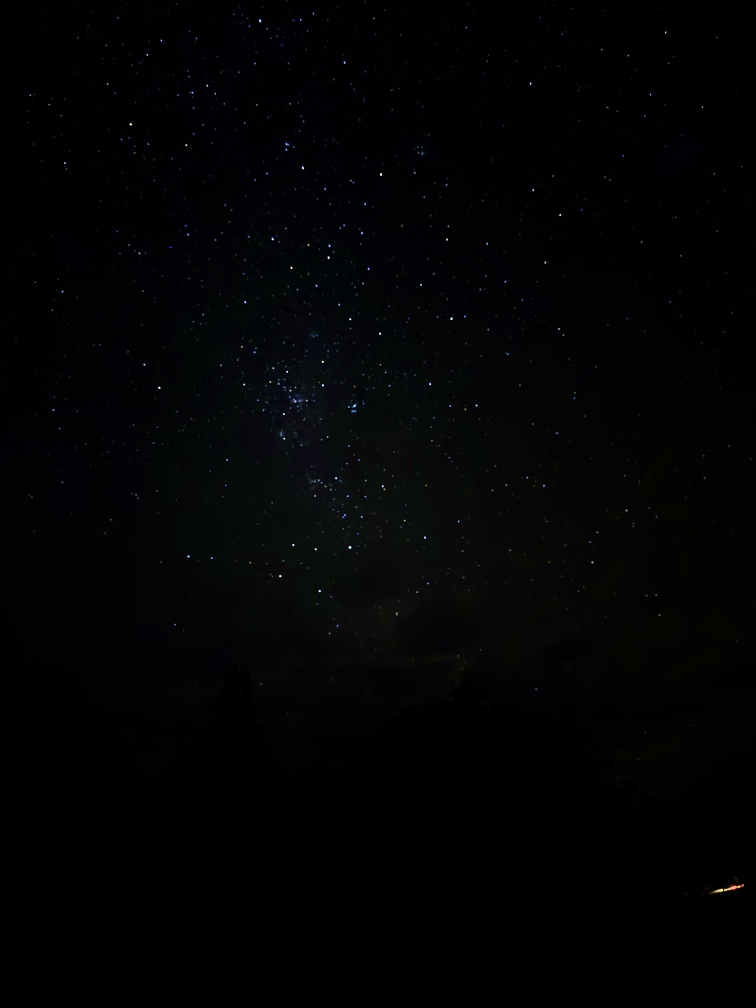
#> input picture images/IMG_0022.jpg, 3024 x 4032 px (shown at 1/4 size); its folder holds only this picture in this run
$ python main.py
#> lines starting #> are read from the running program, lines starting #| are printed output that depends on the picture; after the words box and inside, x2 and y2 are one past the last pixel; in counts of white or black regions, pixels touching at a corner belong together
### detectstar.py
import cv2
import numpy as np
from scipy.spatial import distance

from write_into_text_file import write_to_file


def detectstar(image_name,output_filepath):
        # Load the image in grayscale
#> called with image_name = 'images/IMG_0022.jpg', output_filepath = 'output_plots/IMG_0022_output.txt'
    image = cv2.imread(image_name, cv2.IMREAD_GRAYSCALE)
#> image: shape (4032, 3024); min 0, max 255, mean 2.8

    # Apply Gaussian blur to reduce noise
    blurred_image = cv2.GaussianBlur(image, (5, 5), 0)

    # Use thresholding to isolate bright spots (stars)
    _, thresholded_image = cv2.threshold(blurred_image, 50, 200, cv2.THRESH_BINARY)
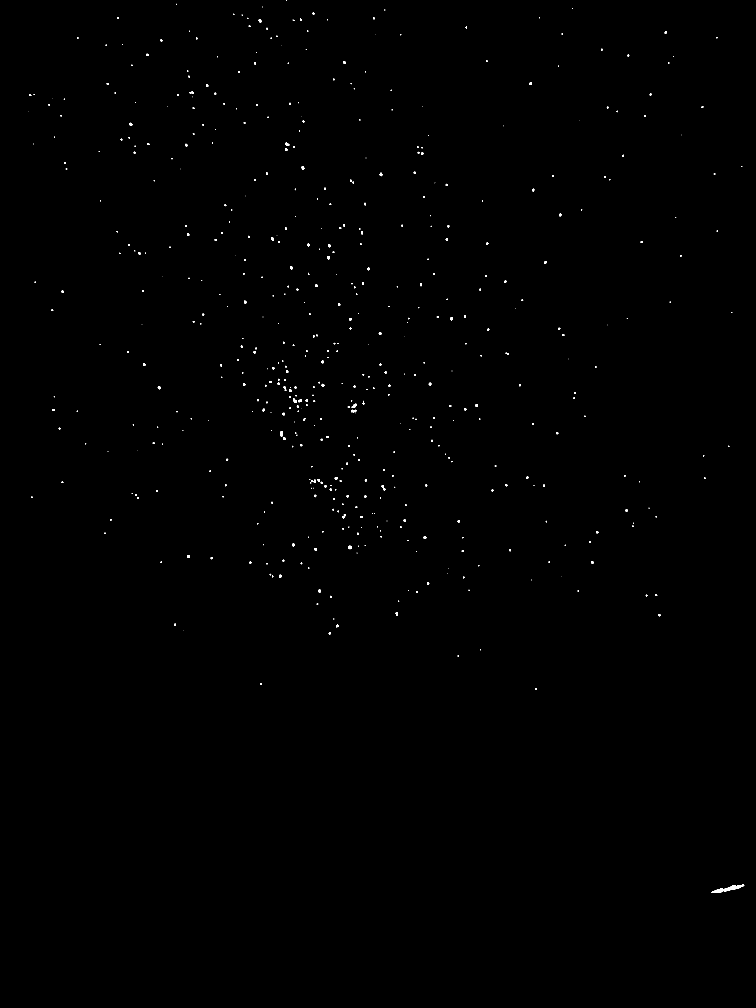
#> thresholded_image: shape (4032, 3024) (shown at 1/4 size); values 0 (black) and 200 (white), 0.16% white; 547 white regions (223 under 20 px)

    # Detect contours, which represent the stars
    contours, _ = cv2.findContours(thresholded_image, cv2.RETR_EXTERNAL, cv2.CHAIN_APPROX_SIMPLE)
#> contours = 547 contours, 282 with area under 20; largest, box (x1, y1, x2, y2) and area: (2846, 3536, 2977, 3572) 1321, (1120, 1724, 1131, 1746) 156, (1407, 1615, 1426, 1632) 146, (1172, 1594, 1187, 1611) 142, (1393, 2183, 1407, 2197) 128

    # Show the detected stars on the image
    image_with_stars = cv2.cvtColor(thresholded_image, cv2.COLOR_GRAY2RGB)
#> image_with_stars: shape (4032, 3024, 3); values 0 (black) and 200 (white), 0.16% white; 547 white regions (223 under 20 px), largest, box (x1, y1, x2, y2) and area: (2846, 3536, 2977, 3572) 1458, (1120, 1724, 1131, 1746) 182, (1407, 1615, 1426, 1632) 173

    # Initialize a list to hold centroids
    centroids = []
    for contour in contours:
        # Draw bounding rectangles around each star (as in the original code)
        x, y, w, h = cv2.boundingRect(contour)
        cv2.rectangle(image_with_stars, (x, y), (x + w, y + h), (0, 255, 0), 1)

        # Calculate the centroid of each contour
        M = cv2.moments(contour)
        if M["m00"] != 0:
            cx = int(M["m10"] / M["m00"])
            cy = int(M["m01"] / M["m00"])
            centroids.append((cx, cy))

            # Draw a small circle at the centroid position
            cv2.circle(image_with_stars, (cx, cy), 3, (0, 0, 255), -1)  # blue circle for centroids
#> this loop made 547 passes
#> (contour, x, y, w, h, cx, cy) on passes 24, 43, 52, 57: ([[2125, 2319], [2125, 2320], [2126, 2320], [2126, 2319]], 2125, 2319, 2, 2, 2125, 2319), ([[1427, 2211], [1427, 2212], [1428, 2213], [1428, 2211]], 1427, 2211, 2, 3, 1427, 2211), ([[1052, 2178], [1052, 2180], [1053, 2179], [1053, 2178]], 1052, 2178, 2, 3, 1052, 2178), ([[1233, 2147], [1233, 2149], [1234, 2149], [1234, 2147]], 1233, 2147, 2, 3, 1233, 2148)
#> (x, y, w, h, cx, cy) on passes 1 to 6: (2846, 3536, 131, 36, 2912, 3555), (2141, 2753, 7, 7, 2144, 2755), (1041, 2733, 6, 6, 1043, 2735), (1831, 2621, 5, 6, 1832, 2623), (1920, 2597, 3, 4, 1921, 2598), (1315, 2530, 8, 8, 1318, 2533)
#> after the loop, centroids = 520 pairs, first value 120 to 2966, second value 1 to 3555
           # for i in range(len(centroids) - 1):
                # Draw a line between consecutive centroids
            #    cv2.line(image_with_stars, centroids[i], centroids[i + 1], (255, 255, 0), 1)  # yellow line
    # Use scipy.spatial to connect centroids based on proximity
    if centroids:  # Ensure there are centroids to process
        centroid_array = np.array(centroids) # Convert list of centroids to a NumPy array
#> centroid_array has the same summary as centroids
        pairwise_distances = distance.cdist(centroid_array, centroid_array, metric='euclidean')
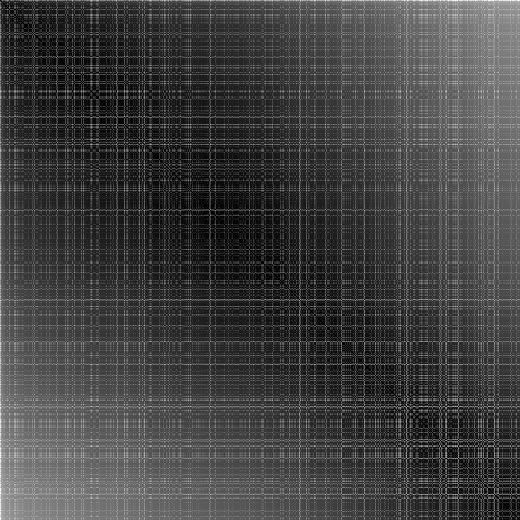
#> pairwise_distances: shape (520, 520) float64; min 0, max 4284, mean 1121.6; drawn with min black and max white

        # Iterate over each centroid
        if len(centroid_array)> 1:
            for i, centroid in enumerate(centroid_array):
                # Find the closest centroid to the current one (excluding itself)
                distances_to_other = pairwise_distances[i]
                closest_index = np.argsort(distances_to_other)[1]  # [0] is the point itself, so take [1]
                closest_centroid = tuple(centroid_array[closest_index])

                # Draw a line between the current centroid and its closest centroid
                cv2.line(image_with_stars, tuple(centroid), closest_centroid, (255, 255, 0), 1)  # Yellow line
#> this loop made 520 passes
#> (centroid, closest_index, closest_centroid) on passes 1 to 3: ([2912, 3555], 1, (2144, 2755)), ([2144, 2755], 4, (1921, 2598)), ([1043, 2735], 5, (1318, 2533))
        else:
            write_to_file(output_filepath, "Only one star detected; no neighbors to connect.")
            # Optionally, draw something unique for the single centroid:
            cv2.circle(image_with_stars, tuple(centroid_array[0]), 5, (0, 255, 255), -1)  # Cyan circle

    # Print the pixel coordinates (centroids) of the detected stars
    if centroids:
        for i, (cx, cy) in enumerate(centroids):
            write_to_file(output_filepath,f"Star {i+1}: x = {cx}, y = {cy}")
#> this loop made 520 passes
#> (cx, cy) on passes 1 to 3: (2912, 3555), (2144, 2755), (1043, 2735)
            #output_file.write(f"Star {i+1}: x = {cx}, y = {cy}")
        # Display the result

        return centroids,image_with_stars,image,blurred_image,thresholded_image

    else:
        write_to_file(output_filepath, "No stars detected in this image.")
        return [],image_with_stars,image,blurred_image,thresholded_image

### plot_results.py
from matplotlib import pyplot as plt


def plot_detectedstars(image_with_stars,image,blurred_image,thresholded_image,save_path=None):
#> called with save_path = 'output_plots/IMG_0022/detected_stars.png'
    plt.figure()
    plt.subplot(144)
    plt.imshow(image_with_stars)
    plt.title("Detected Stars with Centroids")
    plt.axis("off")
    plt.subplot(141)
    plt.imshow(image, cmap="gray")
    plt.title("Gray Scale")
    plt.axis("off")
    plt.subplot(142)
    plt.imshow(blurred_image, cmap="gray")
    plt.title("Blurred Image")
    plt.axis("off")
    plt.subplot(143)
    plt.imshow(thresholded_image, cmap="gray")
    plt.title("Threshold Image")
    plt.axis("off")
    if save_path:
        plt.savefig(save_path, bbox_inches="tight")
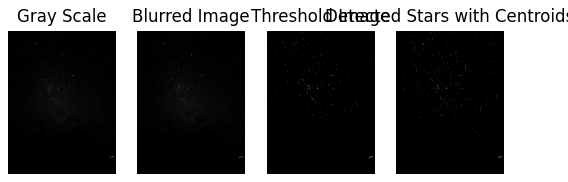
#> figure drawn by matplotlib, 4 panels; B, G, R data is drawn as R, G, B
    plt.close()

# [60 lines left out: functions plot_centroids, plot_detectedstars_with_catalogue, plot_matched_stars, not called in this run]

def show_plots():
    plt.show()

### nonfitstofitsandwcs.py
from astropy.io import fits
from PIL import Image
import numpy as np
from astroquery.astrometry_net import AstrometryNet

def getwcsinfo(image_name,fits_file_name):
    # Set your Astrometry.net API key
#> called with image_name = 'images/IMG_0022.jpg', fits_file_name = 'IMG_0022.fits'
    AstrometryNet.api_key = 'jfctggeewgfnbxhk'

    # Path to the input non-FITS image (e.g., PNG, JPEG)
    image_path = "C:/Users/lichu/PycharmProjects/StarTracker/pythonProject1/"+ image_name  # Replace with your image file path

    # Load the image and convert to grayscale
    image = Image.open(image_path)
#> image: PIL image 3024x4032 RGB
    image_gray = image.convert('L')  # Convert to grayscale for simplicity

    # Convert to a NumPy array
    image_data = np.array(image_gray)

    # Create a FITS HDU (Header Data Unit) with the image data
    hdu = fits.PrimaryHDU(image_data)

    # Save the image as a FITS file
    fits_filename = fits_file_name
    hdu.writeto(fits_filename, overwrite=True)

    print(f"Image saved as {fits_filename}")

    # Optional: settings for solving the image
    settings = {
        'force_image_upload': False,  # Set to True if you want to force upload
    }

    # Solve the image to get WCS header
    try:
        print("Solving image using Astrometry.net...")

        # Solve the image, this will automatically upload and get the WCS solution
        wcs_header = AstrometryNet.solve_from_image(fits_filename, **settings)

        if wcs_header:
            print("WCS Solution Found!")

            # Optional: Check the WCS header (you can print it or inspect it)
            print(wcs_header)

            # Update the FITS file with the new WCS information
            with fits.open(fits_filename, mode='update') as hdulist:
                # hdulist[0] is the primary HDU (Header Data Unit) where the image data is stored
                # Add WCS information to the header (primary HDU header)
                hdulist[0].header.update(wcs_header)

                # Save the updated FITS file with the WCS header information
                output_fits_file = fits_file_name
                hdulist.flush()  # Write the changes to the file

            print(f"WCS information saved to {output_fits_file}")
        else:
            print("No WCS solution found.")
    except Exception as e:
        print(f"Error during WCS solving: {e}")

### write_into_text_file.py
def write_to_file(file_path, content):
    with open(file_path, 'a') as output_file:  # 'a' mode to append
        output_file.write(content + '\n')  # Append content followed by a newline

### fov.py
import numpy as np
from astropy.io import fits
from astropy.wcs import WCS

from write_into_text_file import write_to_file


def calculate_fov(fits_file_name,output_filepath):
    try:
        # Load the FITS file
        fits_file_name = fits_file_name
        fits_header = fits.getheader(fits_file_name)

        # Create a WCS object
        wcs = WCS(fits_header)

        # Check if the required WCS keywords are present
        if 'CRVAL1' not in fits_header or 'CRVAL2' not in fits_header:
            raise ValueError("WCS solution not found in FITS header.")
        else :
            # Get image dimensions (number of pixels)
            image_width = fits_header['NAXIS1']  # Number of pixels along x-axis
            image_height = fits_header['NAXIS2']  # Number of pixels along y-axis

            ra_center = fits_header['CRVAL1']  # RA at the reference pixel
            dec_center = fits_header['CRVAL2']  # Dec at the reference pixel
            write_to_file(output_filepath, f"Reference RA: {ra_center} degrees, Dec: {dec_center} degrees")
            #output_file.write(f"Reference RA: {ra_center} degrees, Dec: {dec_center} degrees")

            # Calculate pixel scale (degrees/pixel)
            pixel_scale = wcs.pixel_scale_matrix  # A 2x2 matrix
            pixel_scale_arcsec = abs(pixel_scale[0, 0]) * 3600  # Convert degrees to arcseconds

            # Calculate field of view
            fov_width_arcmin = (image_width * pixel_scale_arcsec) / 60  # Width in arcminutes
            fov_height_arcmin = (image_height * pixel_scale_arcsec) / 60  # Height in arcminutes

            diagonal_fov = np.sqrt(fov_width_arcmin ** 2 + fov_height_arcmin ** 2)
            search_radius = diagonal_fov / 2  # Half of the diagonal, in arcminutes

            return fov_height_arcmin,fov_width_arcmin,search_radius,ra_center,dec_center
    except Exception as e:
        with open(output_filepath, 'a') as output_file:
            output_file.write(f"Error calculating FoV for {fits_file_name}: {e}\n")
        return None, None, None, None, None

### main.py
import glob
import os
import numpy as np
import astropy.units as u
from astropy.coordinates import SkyCoord
#from catalogue_query import catalogue_query
from detectstar import detectstar
from fov import calculate_fov
from nonfitstofitsandwcs import getwcsinfo
from pixeltocelestial import calculate_ra_dec_from_centroids
from starmatching import query_simbad
from plot_results import plot_centroids,plot_detectedstars,plot_detectedstars_with_catalogue,plot_matched_stars
""",show_plots"""
from write_into_text_file import write_to_file
# Input and output directories
input_folder = "images"
output_dir = "output_plots"
os.makedirs(output_dir, exist_ok=True)
# Get all image files in the folder
image_list = glob.glob(os.path.join(input_folder, "*.jpg"))  # Change "*.jpg" to match your image format (e.g., "*.png")
for image_name in image_list:
   print(f"Processing {image_name}...")
   # Define output folder for this image
   base_name = os.path.splitext(os.path.basename(image_name))[0]  # Get the base file name
   image_output_dir = os.path.join(output_dir, base_name)
   os.makedirs(image_output_dir, exist_ok=True)
   output_file_name = f"{base_name}_output.txt"
   output_file_path = os.path.join("output_plots", output_file_name)
   with open(output_file_path, "w") as output_file:
      write_to_file(output_file_path,f"Processing image: {image_name}")
   # Generate the FITS filename
   fits_file_name = f"{base_name}.fits"
   centroids,image_with_stars,image,blurred_image,thresholded_image = detectstar(image_name,output_file_path)
   if centroids:
      plot_detectedstars(image_with_stars, image, blurred_image, thresholded_image,
                         save_path=os.path.join(image_output_dir, "detected_stars.png"))
      getwcsinfo(image_name,fits_file_name)
#> (the call stopped at in getwcsinfo, `wcs_header = AstrometryNet.solve_from_image(fits_filename, **settings)`: astroquery is not available in this run)
      fov_width, fov_height, search_radius,ra_centre,dec_centre= calculate_fov(fits_file_name,output_file_path)
      if ((search_radius == None) or (ra_centre == None)):
         print(f"Skipping {image_name} due to failed FoV calculation.")
         continue
      else:
         write_to_file(output_file_path,f"FoV: {fov_width:.2f}' x {fov_height:.2f}' (arcminutes) Search Radius: {search_radius:.2f} arcminutes")
         ra_dec_list = calculate_ra_dec_from_centroids(centroids,fits_file_name,output_file_path)
         ra_vals = [ra for ra, dec in ra_dec_list]
         dec_vals = [dec for ra, dec in ra_dec_list]
         plot_centroids(image_with_stars, ra_vals, dec_vals, save_path=os.path.join(image_output_dir, "centroids.png"))
         # [4 lines of commented-out code are left out]
         catalog_ra, catalog_dec ,catalog_names= query_simbad(ra_centre, dec_centre, search_radius)
         if len(catalog_ra) == 0 or len(catalog_dec) == 0 or len(catalog_names) == 0:
            print(f"No catalog stars found for {image_name}, skipping this image.")
            continue  # Skip this image and move to the next one
         else:
            plot_detectedstars_with_catalogue(ra_vals, dec_vals, catalog_ra, catalog_dec,
                                              save_path=os.path.join(image_output_dir, "stars_with_catalogue.png"))
            # Define a matching threshold (in degrees), e.g., 1 arcsecond = 1/3600 degree
            matching_threshold_deg = 5 / 3600  # 5 arcsecond
            # Matching detected stars to catalog stars
            detected_coords = SkyCoord(ra=ra_vals, dec=dec_vals, unit=(u.deg, u.deg), frame='icrs')
            catalog_coords = SkyCoord(ra=catalog_ra, dec=catalog_dec, unit=(u.deg, u.deg), frame='icrs')
            idx, d2d, _ = detected_coords.match_to_catalog_sky(catalog_coords)
            matches = d2d < matching_threshold_deg * u.deg
            if np.sum(matches) == 0:
               print(f"No matching stars found for {image_name}, skipping this image.")
               continue  # Skip this image and move to the next one
            else:
               matched_ra = detected_coords[matches].ra.deg
               matched_dec = detected_coords[matches].dec.deg
               matched_names = catalog_names[idx[matches]]
               write_to_file(output_file_path,f"Number of matched stars: {np.sum(matches)}")
               write_to_file(output_file_path,"Matched stars and their names:")
               for ra, dec, name in zip(matched_ra, matched_dec, matched_names):
                  write_to_file(output_file_path,f"RA: {ra:.6f}, Dec: {dec:.6f}, Name: {name}")
               # Extract matched detected stars
               matched_detected_coords = detected_coords[matches]
               # Extract matched catalog stars using the indices
               matched_catalog_coords = catalog_coords[idx[matches]]
               #plot_matched_stars(matched_detected_coords,matched_catalog_coords)
               plot_matched_stars(matched_detected_coords,matched_catalog_coords,matched_names,save_path=os.path.join(image_output_dir, "matched_stars.png"))
      print(f"Results saved in {image_output_dir}")
      print(f"Results for {image_name} saved to {output_file_path}")
      #show_plots()
   else:
      print(f"No centroid Detected for {image_name},Skipping this image")
      continue
